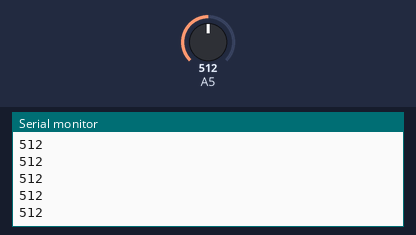
Bench run of a sketch on a simulated Arduino Uno, built with avr-gcc and run on an emulated ATmega328P. Parts: the last lines printed to the serial monitor. The test bench sets the inputs (shaded band); at power-on: A5 = 512.

Above: at 1.2 s.
1.3 s: A5 set to 716
At 1.56 s:
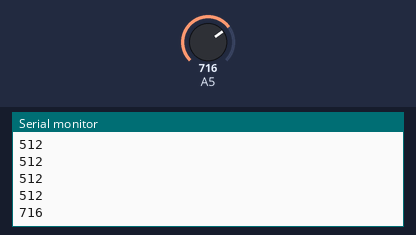
2.8 s: A5 set to 900
At 2.96 s:
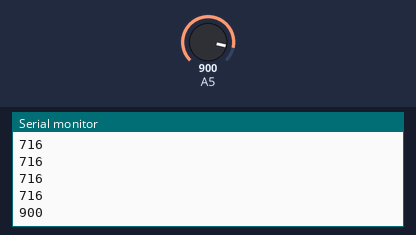
Timing chart, 0 to 5.8 s (numbered marks = the images above; inputs shaded):
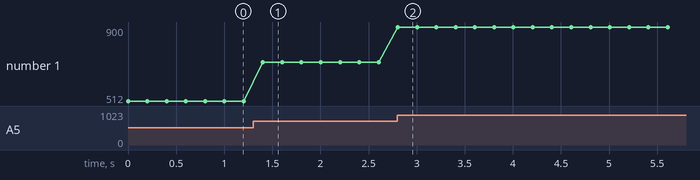

The sketch:

IR_distance_sensor.ino
```cpp
void setup(void) {
  Serial.begin(9600);
}

void loop(void) {

  int reading = analogRead(A5);

//  int calculated = (6762/(reading-9))-4;

  Serial.println(reading);

  delay(200);
}
```

Measured:
- after the input at 1.3 s, the serial monitor: prints a new line after 0.10 s (image 1)
- after the input at 2.8 s, the serial monitor: prints a new line at once (image 2)
- plotted number 1: 512 → 716 after the input at 1.3 s, 716 → 900 after the input at 2.8 s
